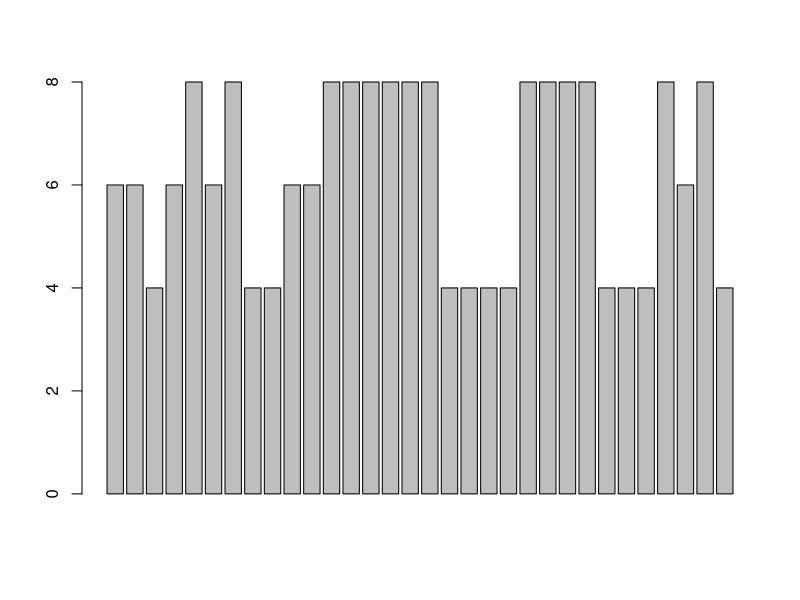
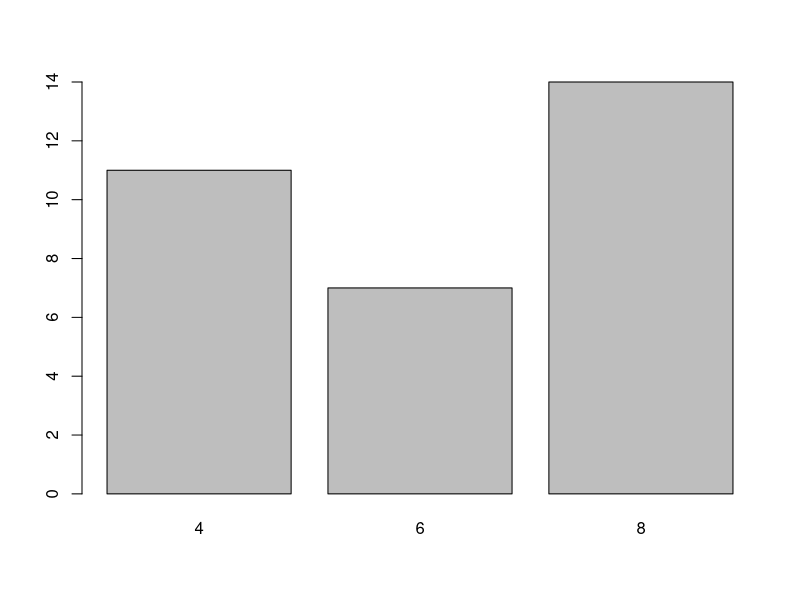
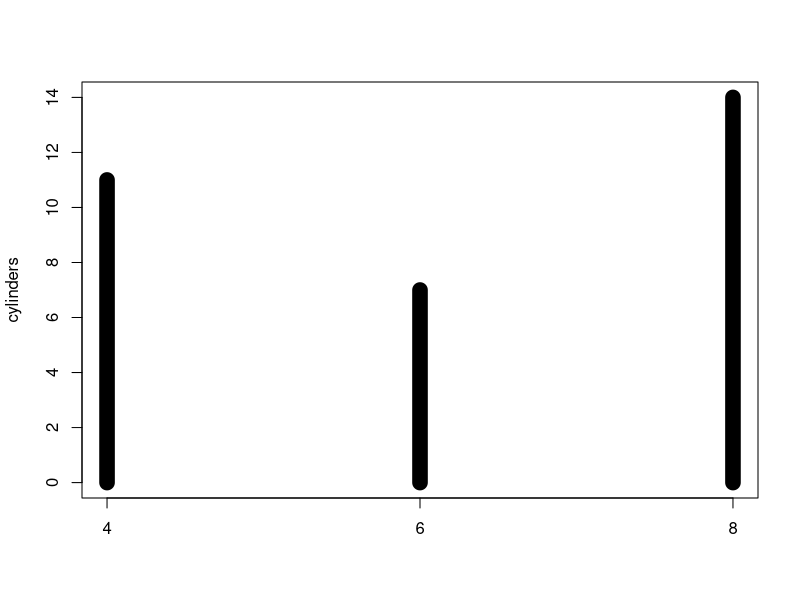

Reproduce these figures in R, in order.
# barcharts are simple is good
library(datasets)
?mtcars # for help about the related line
head(mtcars)
barplot(mtcars$cyl)
cylinders <-table(mtcars$cyl)#create table
barplot(cylinders)
plot(cylinders,lwd=15)
 #clear environment
rm(list= ls())
